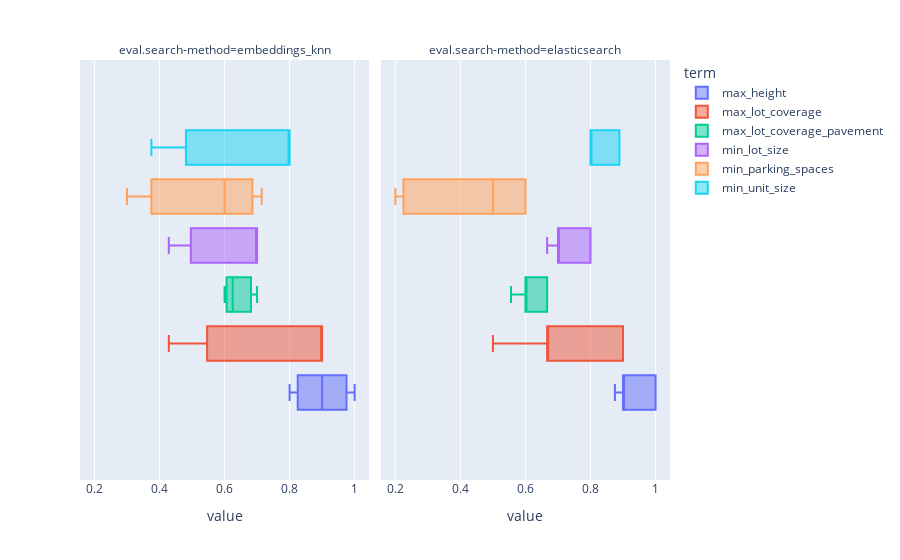

Notebook source saved alongside this figure:
### Code cell
px.box(
    df_terms.filter(
        (pl.col("term_variable") == "answer_accuracy")
        & (pl.col("eval.search-method").is_not_null())
    ).with_columns(pl.col("value").cast(pl.Float32, strict=False)),
    x="value",
    color="term",
    facet_col="eval.search-method",
)

### Figure 1 — Plotly figure (JSON) as saved in the notebook; plotly's stock layout.template omitted (floating-point values rounded to 4 significant figures)
{"data": [{"alignmentgroup": "True", "hovertemplate": "term=max_height<br>eval.search-method=embeddings_knn<br>value=%{x}<extra></extra>", "legendgroup": "max_height", "marker": {"color": "#636efa"}, "name": "max_height", "notched": false, "offsetgroup": "max_height", "orientation": "h", "showlegend": true, "type": "box", "x": [1, 0.9, 0.8], "x0": " ", "xaxis": "x", "y0": " ", "yaxis": "y"}, {"alignmentgroup": "True", "hovertemplate": "term=max_height<br>eval.search-method=elasticsearch<br>value=%{x}<extra></extra>", "legendgroup": "max_height", "marker": {"color": "#636efa"}, "name": "max_height", "notched": false, "offsetgroup": "max_height", "orientation": "h", "showlegend": false, "type": "box", "x": [1, 1, 1, 0.9, 0.9, 0.9, 0.875], "x0": " ", "xaxis": "x2", "y0": " ", "yaxis": "y2"}, {"alignmentgroup": "True", "hovertemplate": "term=max_lot_coverage<br>eval.search-method=embeddings_knn<br>value=%{x}<extra></extra>", "legendgroup": "max_lot_coverage", "marker": {"color": "#EF553B"}, "name": "max_lot_coverage", "notched": false, "offsetgroup": "max_lot_coverage", "orientation": "h", "showlegend": true, "type": "box", "x": [0.9, 0.9, 0.4286], "x0": " ", "xaxis": "x", "y0": " ", "yaxis": "y"}, {"alignmentgroup": "True", "hovertemplate": "term=max_lot_coverage<br>eval.search-method=elasticsearch<br>value=%{x}<extra></extra>", "legendgroup": "max_lot_coverage", "marker": {"color": "#EF553B"}, "name": "max_lot_coverage", "notched": false, "offsetgroup": "max_lot_coverage", "orientation": "h", "showlegend": false, "type": "box", "x": [0.9, 0.9, 0.9, 0.6667, 0.6667, 0.6667, 0.5], "x0": " ", "xaxis": "x2", "y0": " ", "yaxis": "y2"}, {"alignmentgroup": "True", "hovertemplate": "term=max_lot_coverage_pavement<br>eval.search-method=embeddings_knn<br>value=%{x}<extra></extra>", "legendgroup": "max_lot_coverage_pavement", "marker": {"color": "#00cc96"}, "name": "max_lot_coverage_pavement", "notched": false, "offsetgroup": "max_lot_coverage_pavement", "orientation": "h", "showlegend": true, "type": "box", "x": [0.7, 0.6, 0.625], "x0": " ", "xaxis": "x", "y0": " ", "yaxis": "y"}, {"alignmentgroup": "True", "hovertemplate": "term=max_lot_coverage_pavement<br>eval.search-method=elasticsearch<br>value=%{x}<extra></extra>", "legendgroup": "max_lot_coverage_pavement", "marker": {"color": "#00cc96"}, "name": "max_lot_coverage_pavement", "notched": false, "offsetgroup": "max_lot_coverage_pavement", "orientation": "h", "showlegend": false, "type": "box", "x": [0.6, 0.6, 0.6, 0.6667, 0.6667, 0.5556, 0.6667], "x0": " ", "xaxis": "x2", "y0": " ", "yaxis": "y2"}, {"alignmentgroup": "True", "hovertemplate": "term=min_lot_size<br>eval.search-method=embeddings_knn<br>value=%{x}<extra></extra>", "legendgroup": "min_lot_size", "marker": {"color": "#ab63fa"}, "name": "min_lot_size", "notched": false, "offsetgroup": "min_lot_size", "orientation": "h", "showlegend": true, "type": "box", "x": [0.7, 0.7, 0.4286], "x0": " ", "xaxis": "x", "y0": " ", "yaxis": "y"}, {"alignmentgroup": "True", "hovertemplate": "term=min_lot_size<br>eval.search-method=elasticsearch<br>value=%{x}<extra></extra>", "legendgroup": "min_lot_size", "marker": {"color": "#ab63fa"}, "name": "min_lot_size", "notched": false, "offsetgroup": "min_lot_size", "orientation": "h", "showlegend": false, "type": "box", "x": [0.7, 0.7, 0.7, 0.8, 0.8, 0.8, 0.6667], "x0": " ", "xaxis": "x2", "y0": " ", "yaxis": "y2"}, {"alignmentgroup": "True", "hovertemplate": "term=min_parking_spaces<br>eval.search-method=embeddings_knn<br>value=%{x}<extra></extra>", "legendgroup": "min_parking_spaces", "marker": {"color": "#FFA15A"}, "name": "min_parking_spaces", "notched": false, "offsetgroup": "min_parking_spaces", "orientation": "h", "showlegend": true, "type": "box", "x": [0.6, 0.3, 0.7143], "x0": " ", "xaxis": "x", "y0": " ", "yaxis": "y"}, {"alignmentgroup": "True", "hovertemplate": "term=min_parking_spaces<br>eval.search-method=elasticsearch<br>value=%{x}<extra></extra>", "legendgroup": "min_parking_spaces", "marker": {"color": "#FFA15A"}, "name": "min_parking_spaces", "notched": false, "offsetgroup": "min_parking_spaces", "orientation": "h", "showlegend": false, "type": "box", "x": [0.6, 0.6, 0.6, 0.2, 0.2, 0.3, 0.5], "x0": " ", "xaxis": "x2", "y0": " ", "yaxis": "y2"}, {"alignmentgroup": "True", "hovertemplate": "term=min_unit_size<br>eval.search-method=embeddings_knn<br>value=%{x}<extra></extra>", "legendgroup": "min_unit_size", "marker": {"color": "#19d3f3"}, "name": "min_unit_size", "notched": false, "offsetgroup": "min_unit_size", "orientation": "h", "showlegend": true, "type": "box", "x": [0.8, 0.8, 0.375], "x0": " ", "xaxis": "x", "y0": " ", "yaxis": "y"}, {"alignmentgroup": "True", "hovertemplate": "term=min_unit_size<br>eval.search-method=elasticsearch<br>value=%{x}<extra></extra>", "legendgroup": "min_unit_size", "marker": {"color": "#19d3f3"}, "name": "min_unit_size", "notched": false, "offsetgroup": "min_unit_size", "orientation": "h", "showlegend": false, "type": "box", "x": [0.8, 0.8, 0.8, 0.8889, 0.8889, 0.8889, 0.8], "x0": " ", "xaxis": "x2", "y0": " ", "yaxis": "y2"}], "layout": {"annotations": [{"font": {}, "showarrow": false, "text": "eval.search-method=embeddings_knn", "x": 0.245, "xanchor": "center", "xref": "paper", "y": 1, "yanchor": "bottom", "yref": "paper"}, {"font": {}, "showarrow": false, "text": "eval.search-method=elasticsearch", "x": 0.755, "xanchor": "center", "xref": "paper", "y": 1, "yanchor": "bottom", "yref": "paper"}], "boxmode": "group", "legend": {"title": {"text": "term"}, "tracegroupgap": 0}, "margin": {"t": 60}, "xaxis": {"anchor": "y", "domain": [0, 0.49], "title": {"text": "value"}}, "xaxis2": {"anchor": "y2", "domain": [0.51, 1], "matches": "x", "title": {"text": "value"}}, "yaxis": {"anchor": "x", "domain": [0, 1]}, "yaxis2": {"anchor": "x2", "domain": [0, 1], "matches": "y", "showticklabels": false}}}
